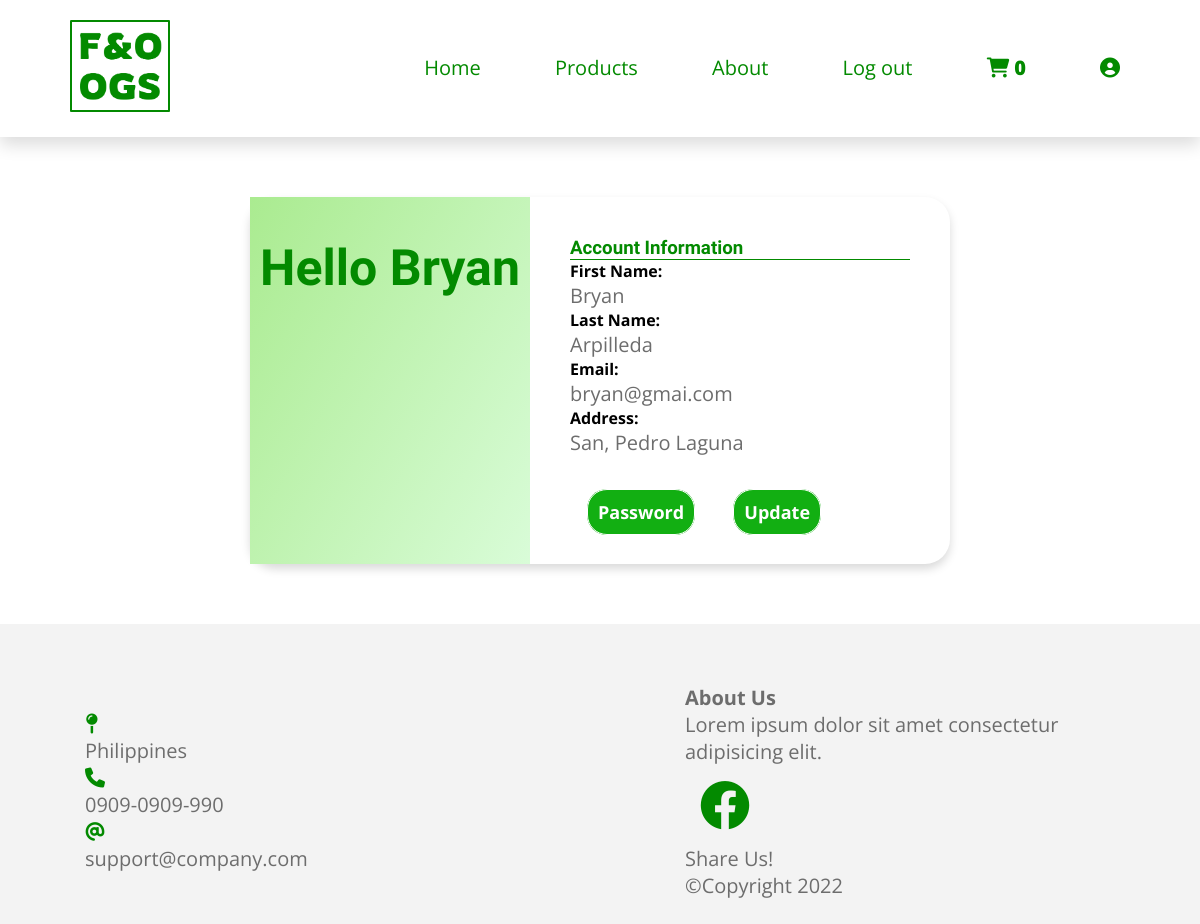
Screenshot of /account.php (signed in) with the database file from the repository.
### tables this page shows
CREATE TABLE `user` (
  `user_id` int(11) NOT NULL,
  `first_name` varchar(255) NOT NULL,
  `last_name` varchar(255) NOT NULL,
  `email` varchar(255) NOT NULL,
  `bill_address` varchar(255) NOT NULL,
  `password` varchar(255) NOT NULL,
  `gender` char(3) NOT NULL
);

### account.php (the view, shortened to what this page needs)
<?php include("partials/html-head.php") ?>
</head>
<body>
<?php include("partials/navigation.php") ?>
    <?php
        $user_email = $_SESSION['email'];
        $sql = "SELECT * FROM user WHERE email = '$user_email'";
        $result = mysqli_query($conn, $sql);
        if($result == TRUE){
            $count = mysqli_num_rows($result);
            if($count > 0){
                while($rows = mysqli_fetch_assoc($result)){
                    $id = $rows['user_id'];
                    $first_name = $rows['first_name'];
                    $last_name = $rows['last_name'];
                    $email = $rows['email'];
                    $address = $rows['bill_address'];
                    ?>
                    <div class="account-container">
                        <div class="column first-con">
                        <h1>Hello <?php echo $first_name?></h1><br>
                        </div>
                        <div class="column second-con">
                        <h3>Account Information</h3>
                        <div class="line"></div>
                        <strong>First Name:</strong><p><?php echo $first_name?></p>
                        <strong>Last Name:</strong><p><?php echo $last_name?></p>
                        <strong>Email:</strong><p><?php echo $email?></p>
                        <strong>Address:</strong><p><?php echo $address?></p><br><br>
                        <a href="update-user-password.php?id=<?php echo$id;?>" class="secondary-btn-change">Password</a>
                        <a href="update-user.php?id=<?php echo$id;?>" class="secondary-btn-update">Update</a>
                        </div>
                    </div>
                    <?php
                }
            }else{
            }
        }
    ?>
<?php include("partials/footer.php") ?>
</body>
</html>

### css/style.css (style rules this page uses)
:root { --blue:#2980b9; --red:tomato; --orange:orange; --black:#333; --white:#fff; --bg-color:#eee; --dark-bg:rgba(0,0,0,.7); --box-shadow:0 .5rem 1rem rgba(0,0,0,.1); --border:.1rem solid #999; }
* { margin: 0; padding: 0; box-sizing: border-box; outline: none; border: none; text-decoration: none; transition: all .2s linear; font-family: 'Open Sans', sans-serif; }
p { font-size: 20px; color: #6d6d6d; }
h1 { font-family: 'Rowdies', cursive; color: #038a00; font-size: 50px; }
nav ul li { display: inline-block; margin-right: 50px; }
nav ul li a { text-decoration: none; font-size: 20px; box-shadow: inset 0 0 0 0 #038a00; color: #038a00; padding: 5px 10px; transition: color .3s ease-in-out, box-shadow .3s ease-in-out; }
.account-container { max-width: 700px; display: flex; margin: 5% auto; box-shadow: 0 5px 10px rgba(0,0,0,0.15); border-radius: 25px; }
.account-container h1 { margin: 15% 3px 0 3px; }
.account-container .first-con { text-align: center; flex-basis: 40%; background:linear-gradient(120deg, #aaeb90,#d9fcd8); }
.account-container .second-con { flex-basis: 60%; padding: 40px; }
.account-container .second-con a { width: 100%; height: 50px; border: 1px solid; background: #12af12; border-radius: 20px; font-size: 18px; color: #ffffff; font-weight: 700; cursor: pointer; outline: none; margin: 5%; padding: 10px; }
.account-container .second-con .line { max-width: 500px; border-bottom: solid 0.1rem #038a00; }
.account-container .second-con h3 { font-family: 'Rowdies', cursive;; color: #038a00; }

### rows the page displays
user: first_name "Bryan", last_name "Arpilleda", email "bryan@gmai.com", bill_address "San, Pedro Laguna"

### other values shown
$_SESSION['success'] "Log out"
$row_count "0"
